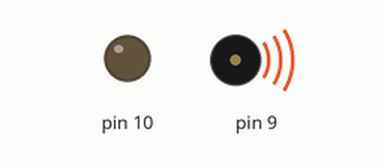
This sketch was run on a simulated Arduino Uno, built with avr-gcc and run on an emulated ATmega328P. Shown: output pins drawn as LEDs (lit = HIGH), buzzer (waves = sounding).

Above: at 2.7 s.
At 33.5 s:
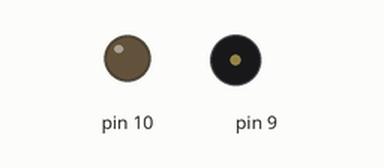
Timing chart, 0 to 35.0 s (numbered marks = the images above):
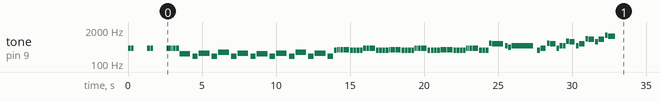

The sketch:

song.ino
```cpp
#include "pitches.h"
#define NO_SOUND 0 // make the rests in music


//array of notes
int melody[] = {
  NOTE_G4,NOTE_G4,NO_SOUND,NOTE_G4,NOTE_G4,NO_SOUND,NOTE_G4,NOTE_G4,NOTE_G4,NOTE_G4,NOTE_G4,
   NOTE_B3,NOTE_G3,NOTE_C4,NOTE_G3,NOTE_CS4,NOTE_G3,NOTE_C4,NOTE_G3,NOTE_B3,NOTE_G3,NOTE_C4,NOTE_G3,NOTE_CS4,NOTE_G3,NOTE_C4,NOTE_G3,
   NOTE_E4,NOTE_F4,NOTE_F4,NOTE_F4,NOTE_F4,NOTE_E4,NOTE_E4,NOTE_E4,
   NOTE_E4,NOTE_G4,NOTE_G4,NOTE_G4,NOTE_G4,NOTE_E4,NOTE_E4,NOTE_E4,
   //Introduction
  NOTE_E4,NOTE_F4,NOTE_F4,NOTE_F4,NOTE_F4,NOTE_E4,NOTE_E4,NOTE_E4,
  NOTE_E4,NOTE_G4,NOTE_G4,NOTE_G4,NOTE_G4,NOTE_E4,NOTE_E4,NOTE_E4,
  NOTE_E4,NOTE_F4,NOTE_F4,NOTE_F4,NOTE_F4,NOTE_E4,NOTE_E4,NOTE_E4,
  NOTE_E4,NOTE_G4,NOTE_G4,NOTE_G4,NOTE_G4,NOTE_E4,NOTE_E4,NOTE_E4,
  NOTE_DS5,NOTE_D5,NOTE_B4,NOTE_A4,NOTE_B4,
  NOTE_E4,NOTE_G4,NOTE_DS5,NOTE_D5,NOTE_G4,NOTE_B4,
  NOTE_B4,NOTE_FS5,NOTE_F5,NOTE_B4,NOTE_D5,NOTE_AS5,
  NOTE_A5,NOTE_F5,NOTE_A5,NOTE_DS6,NOTE_D6,NO_SOUND
};

// note duration: 1 = whole note, 2 = half note, 4 = quarter note, 8 = eighth note, etc.
int noteDurations[] = {
  8,8,2,8,8,2,16,8,16,8,8,
   2,4,2,4,2,4,2,4,2,4,2,4,2,4,2,4,
   8,16,16,8,4,8,8,8,
   8,16,16,8,4,8,8,8,
  8,16,16,8,4,8,8,8,
  8,16,16,8,4,8,8,8,
  8,16,16,8,4,8,8,8,
  8,16,16,8,4,8,8,8,
  8,2,8,8,1,
  8,4,8,4,8,8,
  8,8,4,8,4,8,
  4,8,4,8,3
};

int pace = 1450; // change pace of music("speedy")
void setup() {
  unsigned long time = 0;
  boolean done = false;
  int Note = 0;
  int duration = 0;
  while (Note < sizeof(melody)){
    if (millis() - time > duration*1.2){
      time = millis();
      duration = pace/noteDurations[Note];
      tone(9, melody[Note], duration);
      Note++;
  }
}
pinMode(9, OUTPUT);
pinMode(10, OUTPUT);
digitalWrite(9, LOW);
digitalWrite(10, LOW);
}

void loop() {
  //to repeat song, push reset button.
}
//End of Sketch
```

pitches.h
```cpp
/*************************************************
 * Public Constants
 *************************************************/

#define NOTE_B0  31
#define NOTE_C1  33
#define NOTE_CS1 35
#define NOTE_D1  37
#define NOTE_DS1 39
#define NOTE_E1  41
#define NOTE_F1  44
#define NOTE_FS1 46
#define NOTE_G1  49
#define NOTE_GS1 52
#define NOTE_A1  55
#define NOTE_AS1 58
#define NOTE_B1  62
#define NOTE_C2  65
#define NOTE_CS2 69
#define NOTE_D2  73
#define NOTE_DS2 78
#define NOTE_E2  82
#define NOTE_F2  87
#define NOTE_FS2 93
#define NOTE_G2  98
#define NOTE_GS2 104
#define NOTE_A2  110
#define NOTE_AS2 117
#define NOTE_B2  123
#define NOTE_C3  131
#define NOTE_CS3 139
#define NOTE_D3  147
#define NOTE_DS3 156
#define NOTE_E3  165
#define NOTE_F3  175
#define NOTE_FS3 185
#define NOTE_G3  196
#define NOTE_GS3 208
#define NOTE_A3  220
#define NOTE_AS3 233
#define NOTE_B3  247
#define NOTE_C4  262
#define NOTE_CS4 277
#define NOTE_D4  294
#define NOTE_DS4 311
#define NOTE_E4  330
#define NOTE_F4  349
#define NOTE_FS4 370
#define NOTE_G4  392
#define NOTE_GS4 415
#define NOTE_A4  440
#define NOTE_AS4 466
#define NOTE_B4  494
#define NOTE_C5  523
#define NOTE_CS5 554
#define NOTE_D5  587
#define NOTE_DS5 622
#define NOTE_E5  659
#define NOTE_F5  698
#define NOTE_FS5 740
#define NOTE_G5  784
#define NOTE_GS5 831
#define NOTE_A5  880
#define NOTE_AS5 932
#define NOTE_B5  988
#define NOTE_C6  1047
#define NOTE_CS6 1109
#define NOTE_D6  1175
#define NOTE_DS6 1245
#define NOTE_E6  1319
#define NOTE_F6  1397
#define NOTE_FS6 1480
#define NOTE_G6  1568
#define NOTE_GS6 1661
#define NOTE_A6  1760
#define NOTE_AS6 1865
#define NOTE_B6  1976
#define NOTE_C7  2093
#define NOTE_CS7 2217
#define NOTE_D7  2349
#define NOTE_DS7 2489
#define NOTE_E7  2637
#define NOTE_F7  2794
#define NOTE_FS7 2960
#define NOTE_G7  3136
#define NOTE_GS7 3322
#define NOTE_A7  3520
#define NOTE_AS7 3729
#define NOTE_B7  3951
#define NOTE_C8  4186
#define NOTE_CS8 4435
#define NOTE_D8  4699
#define NOTE_DS8 4978
```
